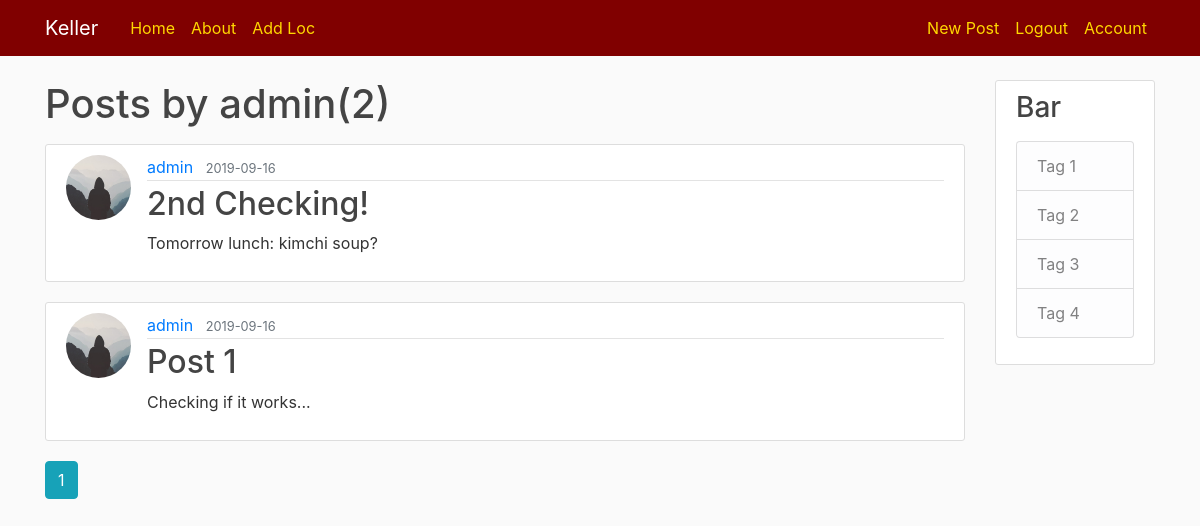
The app's page /user/admin (signed in) with its own data.
### flaskblog/models.py (models this page shows, shortened)
class User(db.Model, UserMixin):
    id = db.Column(db.Integer, primary_key=True)
    username = db.Column(db.String(20), unique=True, nullable=False)
    email = db.Column(db.String(120), unique=True, nullable=False)
    image_file = db.Column(db.String(20), nullable=False, default='default.jpg')
    password = db.Column(db.String(60), nullable=False)
    posts = db.relationship('Post', backref='author', lazy=True)
    hobbies = db.relationship('Hobby', backref='hobbier', lazy=True)
    seat_id = db.Column(db.Integer, db.ForeignKey('seat.id'))

class Post(db.Model):
    id = db.Column(db.Integer, primary_key=True)
    title = db.Column(db.String(100), nullable=False)
    date_posted = db.Column(db.DateTime, nullable=False, default=datetime.utcnow)
    content = db.Column(db.Text, nullable=False)
    user_id = db.Column(db.Integer, db.ForeignKey('user.id'), nullable=False)

### flaskblog/users/routes.py (the view)
@users.route("/user/<string:username>")
def user_posts(username):
    page = request.args.get('page', 1, type=int)
    user = User.query.filter_by(username=username).first_or_404()
    posts = Post.query.filter_by(author=user).order_by(Post.date_posted.desc())\
    .paginate(page=page,per_page=2)
    return render_template('user_posts.html',posts=posts, user=user)

### flaskblog/models.py (called while the page is built)
@login_manager.user_loader
def load_user(user_id):
    return User.query.get(int(user_id))

### flaskblog/templates/user_posts.html
{%extends "layout.html"%}
{%block content%}
  <h1 class="mb-3">Posts by {{ user.username }}({{ posts.total }})</h1>
  {%for post in posts.items%}
    <article class="media content-section">
      <img class="rounded-circle article-img" src="{{ url_for('static', filename='profile_pics/'+post.author.image_file ) }}">
      <div class="media-body">
        <div class="article-metadata">
          <a class="mr-2" href="{{ url_for('users.user_posts', username=post.author.username) }}">{{ post.author.username }}</a>
          <small class="text-muted">{{ post.date_posted.strftime('%Y-%m-%d') }}</small>
        </div>
        <h2><a class="article-title" href="{{ url_for('posts.post', post_id=post.id) }}">{{ post.title }}</a></h2>
        <p class="article-content">{{ post.content }}</p>
      </div>
    </article>
  {% endfor %}
  {% for page_num in posts.iter_pages(left_edge=1, right_edge=1, left_current=1, right_current=2) %}
    {% if page_num %}
      {% if posts.page == page_num %}
        <a class="btn btn-info mb-4" href="{{ url_for('users.user_posts', username=user.username, page=page_num) }}">{{ page_num }}</a>
      {% else %}
        <a class="btn btn-outline-info mb-4" href="{{ url_for('users.user_posts', username=user.username, page=page_num) }}">{{ page_num }}</a>
      {% endif %}
    {% else %}
      ...
    {% endif %}
  {% endfor %}
{%endblock content%}

### flaskblog/static/main.css (style rules this page uses)
body { background: #fafafa; color: #333333; margin-top: 5rem; }
h1, h2, h3, h4, h5, h6 { color: #444444; }
.content-section { background: #ffffff; padding: 10px 20px; border: 1px solid #dddddd; border-radius: 3px; margin-bottom: 20px; }
.article-title { color: #444444; }
.article-content { white-space: pre-line; }
.article-img { height: 65px; width: 65px; margin-right: 16px; }
.article-metadata { padding-bottom: 1px; margin-bottom: 4px; border-bottom: 1px solid #e3e3e3 }

### records on screen
User: username "admin"
Post: image_file (placeholder picture), author.username "admin", date_posted "2019-09-16", title "2nd Checking!", content "Tomorrow lunch: kimchi soup?"
Post: image_file (placeholder picture), author.username "admin", date_posted "2019-09-16", title "Post 1", content "Checking if it works..."

### other values on screen
{{ posts.total }} "2"
{{ page_num }} "1"
